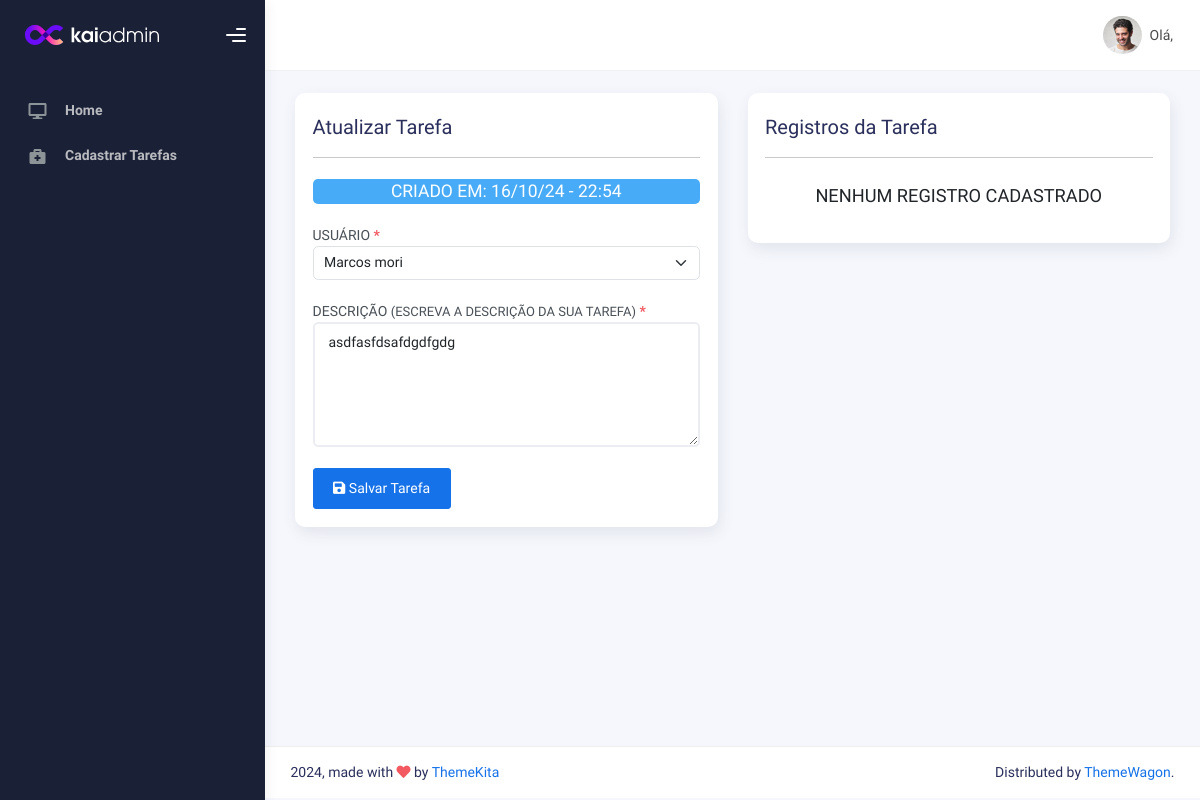
The page /task_add/6/ on the database its author committed.
### task/models/task.py (models this page shows)
class Task(models.Model):
    date_create = models.DateTimeField(auto_now_add=True)
    user = models.ForeignKey(User, models.DO_NOTHING, related_name='task_user')
    description = models.TextField(max_length=2500, verbose_name='Descrição', help_text='Escreva a descrição da sua tarefa')
    class Meta:
        ordering = ['-date_create']

### task/views/task.py (the view)
# urls.py: path('task_add/<int:pk>/', TaskAttView.as_view(), name="task_att"),
class TaskAttView(UpdateView):
    model = Task
    form_class = TaskForm
    template_name = '01_task/task_att.html'
    success_url = reverse_lazy('home')

### task/forms/task.py
class TaskForm(forms.ModelForm):
    class Meta:
        model = Task
        widgets = {
            'description': forms.Textarea(attrs={'class': 'form-control', 'rows': 5, 'required': True}),
            'user': forms.Select(attrs={'class': 'form-select', 'required': True}),
        }
        fields = [
            'description',
            'user',
        ]

### user/models/user.py (called while the page is built)
    def __str__(self):
        return self.get_full_name()

    def get_full_name(self):
        full_name = '%s %s' % (self.first_name, self.last_name)
        return full_name.strip().capitalize()

### www/templates/01_task/task_att.html (shortened to what this page needs)
{% extends "01_task/partials/base.html" %}
{% load static %}
{% block main %}
<div class="row">
    <div class="col-md-6">
        <div class="card card-round">
            <div class="card-body">
                <div class="card-title fw-mediumbold">Atualizar Tarefa</div>
                <hr>
                <form method="POST">
                    <div class="row mt-4">
                        <div class="col-md-12">
                            <span class="badge badge-info fs-5 w-100">CRIADO EM: {{ task.date_create|date:"d/m/y - H:i" }}</span>
                        </div>
                    </div>
                    <div class="row mt-4">
                        <div class="col-md-12">
                            <label for="{{ form.user.id_for_label }}">USUÁRIO <b class="text-danger">*</b></label>
                            {{ form.user }}
                        </div>
                    </div>
                    <div class="row mt-4">
                        <div class="col-md-12">
                            <label for="{{ form.description.id_for_label }}">
                                {{ form.description.label|upper }} <small>({{ form.description.help_text|upper }})</small> <b class="text-danger">*</b>
                            </label>
                            {{ form.description }}
                        </div>
                    </div>
                    <div class="row mt-4">
                        <div class="col-md-12">
                            <button type="submit" class="btn btn-primary">
                                <i class="fas fa-save"></i> Salvar Tarefa
                            </button>
                        </div>
                    </div>
                </form>
            </div>
        </div>
    </div>
    <div class="col-md-6">
        <div class="card card-round">
            <div class="card-body">
                <div class="card-title fw-mediumbold">Registros da Tarefa</div>
                <hr>
                <div class="card-list">
                    {% for registro in object.register_task.all %}
                    <div class="item-list">
                        <i class="fas fa-briefcase" style="font-size:20px"></i>
                        <div class="info-user ms-3">
                        <div class="username">{{ task.user.get_full_name }} <br>
                            <small>{{ task.date_create|date:"d/m/y - H:i" }}</small>
                        </div>
                        <div class="status fs-6">{{ task.description }}</div>
                        </div>
                        <button class="btn btn-icon btn-primary btn-round btn-sm m-1">
                            <i class="fa fa-plus"></i>
                        </button>
                        <a href="{% url 'task_att' task.id %}" class="btn btn-icon btn-warning btn-round btn-sm">
                            <i class="fa fa-edit"></i>
                        </a>
                    </div>
                    {% empty %}
                        <h5 class="text-center text-uppercase">
                            nenhum registro cadastrado
                        </h5>
                    {% endfor %}
                </div>
            </div>
        </div>
    </div>
</div>
{% endblock main %}

### rows shown on the page
Task: date_create "16/10/24 - 22:54", user "Marcos mori", description "asdfasfdsafdgdfgdg"
